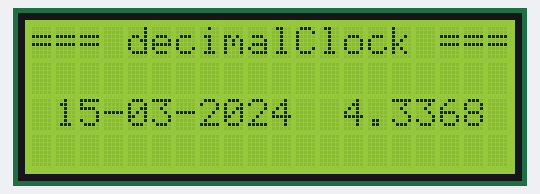
The sketch below on a simulated Arduino Uno, built with avr-gcc and run on an emulated ATmega328P. Shown: 20×4 character LCD. The local clock reads 2024-03-15 10:24:30 at power-on unless the sketch sets it; what the sketch prints to the serial monitor is not drawn.

Above: at 0.2 s.
At 2.1 s:
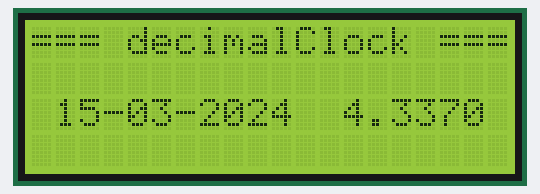
At 5.2 s:
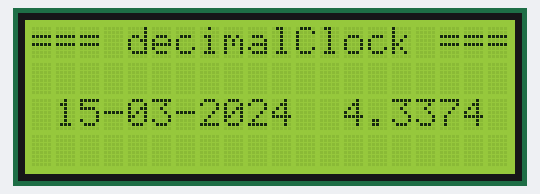
At 13.1 s:
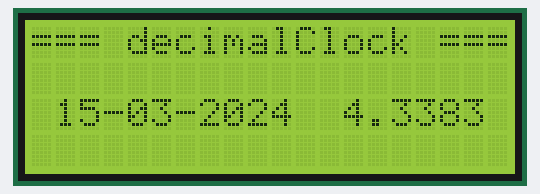
At 24.1 s:
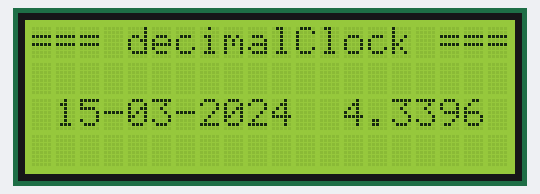
At 35.1 s:
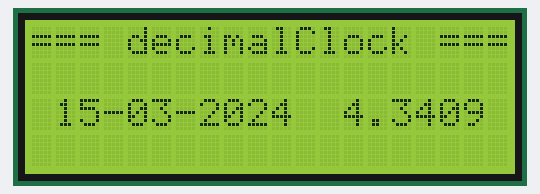

The sketch:

decimalClock.ino
```cpp
// (licence header left out)
/////////////////////////////////////////////////////////////////////////
// Constants

// Pin labels
const int P_RTC_IO    =  9; // Connected to DS1302 RTC module, pin DAT
const int P_RTC_CLK   =  8; // Connected to DS1302 RTC module, pin CLK
const int P_RTC_CE    = 10; // Connected to DS1302 RTC module, pin RST


// LCD settings
const int LCD_ROWS    = 4;    // Number of display rows
const int LCD_COLS    = 20;   // Number of display columns
const int LCD_I2CADDR = 0x27; // I2C address, in most cases this is 0x27


/////////////////////////////////////////////////////////////////////////
// Libraries

// LiquidCrystal_I2C source & info:
// https://github.com/johnrickman/LiquidCrystal_I2C
#include <LiquidCrystal_I2C.h>
LiquidCrystal_I2C lcd(LCD_I2CADDR, LCD_COLS, LCD_ROWS);

// Rtc source & info:
// https://github.com/Makuna/Rtc
// Rtc with DS1302 module info:
// https://github.com/Makuna/Rtc/wiki/RtcDS1302-object
#include <ThreeWire.h>
#include <RtcDS1302.h>
ThreeWire myWire(P_RTC_IO, P_RTC_CLK, P_RTC_CE); // IO, SCLK, CE
RtcDS1302<ThreeWire> Rtc(myWire);
#define countof(a) (sizeof(a) / sizeof(a[0]))


/////////////////////////////////////////////////////////////////////////
// setup() routine

void setup() {
  lcd.init();
  lcd.backlight();
  lcd.clear();
  Serial.begin(115200);

  // RTC initialization, health checks, etc...
  // Copied from the DS1302 example that comes with the Rtc library
  Rtc.Begin();
  RtcDateTime compileDateTime = RtcDateTime(__DATE__, __TIME__);
  printDateTime(compileDateTime);
  Serial.println();
  if (!Rtc.IsDateTimeValid()) {
    // Common Causes:
    //    1) first time you ran and the device wasn't running yet
    //    2) the battery on the device is low or even missing
    Serial.println("RTC lost confidence in the DateTime!");
    Rtc.SetDateTime(compileDateTime);
  }
  if (Rtc.GetIsWriteProtected()) {
    Serial.println("RTC was write protected, enabling writing now");
    Rtc.SetIsWriteProtected(false);
  }
  if (!Rtc.GetIsRunning()) {
    Serial.println("RTC was not actively running, starting now");
    Rtc.SetIsRunning(true);
  }
  RtcDateTime now = Rtc.GetDateTime();
  if (now < compileDateTime) {
    Serial.println("RTC is older than compile time! (Updating DateTime)");
    Rtc.SetDateTime(compileDateTime);
  } else if (now > compileDateTime) {
    Serial.println("RTC is newer than compile time. (this is expected)");
  } else if (now == compileDateTime) {
    Serial.println("RTC is the same as compile time! (not expected but all is fine)");
  }
}


/////////////////////////////////////////////////////////////////////////
// Main loop() routine

void loop() {
  lcd.setCursor(0, 0);
  lcd.print("=== decimalClock ===");

  RtcDateTime now = Rtc.GetDateTime();

  char datestring[12];
  snprintf_P(datestring, countof(datestring), PSTR("%02u-%02u-%04u "),
    now.Day(), now.Month(), now.Year() );
  lcd.setCursor(1, 2);
  lcd.print(datestring);

  char timestring[9];
  float decimalTime = (now.Hour()*3600.0 + now.Minute()*60.0 + now.Second()*1.0 ) / 8640.0;
  dtostrf(decimalTime, 7, 4, timestring);
  lcd.setCursor(12, 2);
  lcd.print(timestring);
  delay(200);
}


/////////////////////////////////////////////////////////////////////////
// printDateTime(), copied from one of the Rtc library examples

void printDateTime(const RtcDateTime& dt) {
  char datestring[20];
  snprintf_P(datestring,
    countof(datestring),
    PSTR("%02u-%02u-%04u %02u:%02u:%02u"),
    dt.Day(),
    dt.Month(),
    dt.Year(),
    dt.Hour(),
    dt.Minute(),
    dt.Second()
  );
  Serial.print(datestring);
}
```

Measured:
- what the display in image 2 shows lasts 1.0 s, from 5.1 s to 6.1 s
- what the display in image 3 shows lasts 1.2 s, from 13.0 s to 14.2 s
